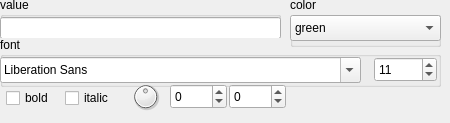
       <widget class="QWidget" name="textTab">
        <attribute name="title">
         <string>text</string>
        </attribute>
        <widget class="QGroupBox" name="groupBox_5">
         <property name="geometry">
          <rect>
           <x>0</x>
           <y>-3</y>
           <width>281</width>
           <height>41</height>
          </rect>
         </property>
         <property name="title">
          <string>value</string>
         </property>
         <property name="flat">
          <bool>true</bool>
         </property>
         <widget class="QLineEdit" name="text">
          <property name="geometry">
           <rect>
            <x>0</x>
            <y>20</y>
            <width>281</width>
            <height>22</height>
           </rect>
          </property>
          <property name="toolTip">
           <string>label string</string>
          </property>
         </widget>
        </widget>
        <widget class="QGroupBox" name="groupBox_6">
         <property name="geometry">
          <rect>
           <x>290</x>
           <y>-3</y>
           <width>151</width>
           <height>50</height>
          </rect>
         </property>
         <property name="minimumSize">
          <size>
           <width>120</width>
           <height>50</height>
          </size>
         </property>
         <property name="title">
          <string>color</string>
         </property>
         <property name="flat">
          <bool>true</bool>
         </property>
         <widget class="QComboBox" name="text_color">
          <property name="geometry">
           <rect>
            <x>0</x>
            <y>18</y>
            <width>151</width>
            <height>26</height>
           </rect>
          </property>
          <property name="toolTip">
           <string>label color</string>
          </property>
          <property name="currentIndex">
           <number>3</number>
          </property>
          <item>
           <property name="text">
            <string>black</string>
           </property>
          </item>
          <item>
           <property name="text">
            <string>white</string>
           </property>
          </item>
          <item>
           <property name="text">
            <string>red</string>
           </property>
          </item>
          <item>
           <property name="text">
            <string>green</string>
           </property>
          </item>
          <item>
           <property name="text">
            <string>blue</string>
           </property>
          </item>
          <item>
           <property name="text">
            <string>cyan</string>
           </property>
          </item>
          <item>
           <property name="text">
            <string>magenta</string>
           </property>
          </item>
          <item>
           <property name="text">
            <string>yellow</string>
           </property>
          </item>
          <item>
           <property name="text">
            <string>gray</string>
           </property>
          </item>
          <item>
           <property name="text">
            <string>custom</string>
           </property>
          </item>
         </widget>
        </widget>
        <widget class="QGroupBox" name="groupBox_7">
         <property name="geometry">
          <rect>
           <x>0</x>
           <y>37</y>
           <width>441</width>
           <height>50</height>
          </rect>
         </property>
         <property name="minimumSize">
          <size>
           <width>120</width>
           <height>50</height>
          </size>
         </property>
         <property name="title">
          <string>font</string>
         </property>
         <property name="flat">
          <bool>true</bool>
         </property>
         <widget class="QFontComboBox" name="font_name">
          <property name="geometry">
           <rect>
            <x>0</x>
            <y>20</y>
            <width>361</width>
            <height>26</height>
           </rect>
          </property>
          <property name="toolTip">
           <string>label font name</string>
          </property>
         </widget>
         <widget class="QSpinBox" name="font_size">
          <property name="geometry">
           <rect>
            <x>374</x>
            <y>20</y>
            <width>63</width>
            <height>25</height>
           </rect>
          </property>
          <property name="toolTip">
           <string>label font size</string>
          </property>
          <property name="minimum">
           <number>7</number>
          </property>
          <property name="value">
           <number>11</number>
          </property>
         </widget>
        </widget>
        <widget class="QWidget" name="horizontalLayoutWidget">
         <property name="geometry">
          <rect>
           <x>6</x>
           <y>83</y>
           <width>112</width>
           <height>31</height>
          </rect>
         </property>
         <layout class="QHBoxLayout" name="horizontalLayout">
          <item>
           <widget class="QCheckBox" name="font_bold">
            <property name="toolTip">
             <string>make text bold</string>
            </property>
            <property name="text">
             <string>bold</string>
            </property>
           </widget>
          </item>
          <item>
           <widget class="QCheckBox" name="font_italic">
            <property name="toolTip">
             <string>make text italic</string>
            </property>
            <property name="text">
             <string>italic</string>
            </property>
           </widget>
          </item>
         </layout>
        </widget>
        <widget class="QDial" name="text_position">
         <property name="geometry">
          <rect>
           <x>130</x>
           <y>81</y>
           <width>31</width>
           <height>31</height>
          </rect>
         </property>
         <property name="sizePolicy">
          <sizepolicy hsizetype="Fixed" vsizetype="Fixed">
           <horstretch>0</horstretch>
           <verstretch>0</verstretch>
          </sizepolicy>
         </property>
         <property name="toolTip">
          <string>text position relative to region</string>
         </property>
         <property name="minimum">
          <number>0</number>
         </property>
         <property name="maximum">
          <number>4</number>
         </property>
         <property name="sliderPosition">
          <number>2</number>
         </property>
         <property name="orientation">
          <enum>Qt::Horizontal</enum>
         </property>
         <property name="invertedAppearance">
          <bool>false</bool>
         </property>
         <property name="invertedControls">
          <bool>false</bool>
         </property>
         <property name="wrapping">
          <bool>true</bool>
         </property>
         <property name="notchTarget">
          <double>3.700000000000000</double>
         </property>
         <property name="notchesVisible">
          <bool>false</bool>
         </property>
        </widget>
        <widget class="QSpinBox" name="y_off">
         <property name="geometry">
          <rect>
           <x>229</x>
           <y>84</y>
           <width>57</width>
           <height>25</height>
          </rect>
         </property>
         <property name="toolTip">
          <string>pixle y offset delta</string>
         </property>
         <property name="minimum">
          <number>-999</number>
         </property>
         <property name="maximum">
          <number>999</number>
         </property>
         <property name="singleStep">
          <number>10</number>
         </property>
        </widget>
        <widget class="QSpinBox" name="x_off">
         <property name="geometry">
          <rect>
           <x>170</x>
           <y>84</y>
           <width>57</width>
           <height>25</height>
          </rect>
         </property>
         <property name="toolTip">
          <string>pixel x offset delta</string>
         </property>
         <property name="minimum">
          <number>-999</number>
         </property>
         <property name="maximum">
          <number>999</number>
         </property>
         <property name="singleStep">
          <number>10</number>
         </property>
        </widget>
       </widget>
